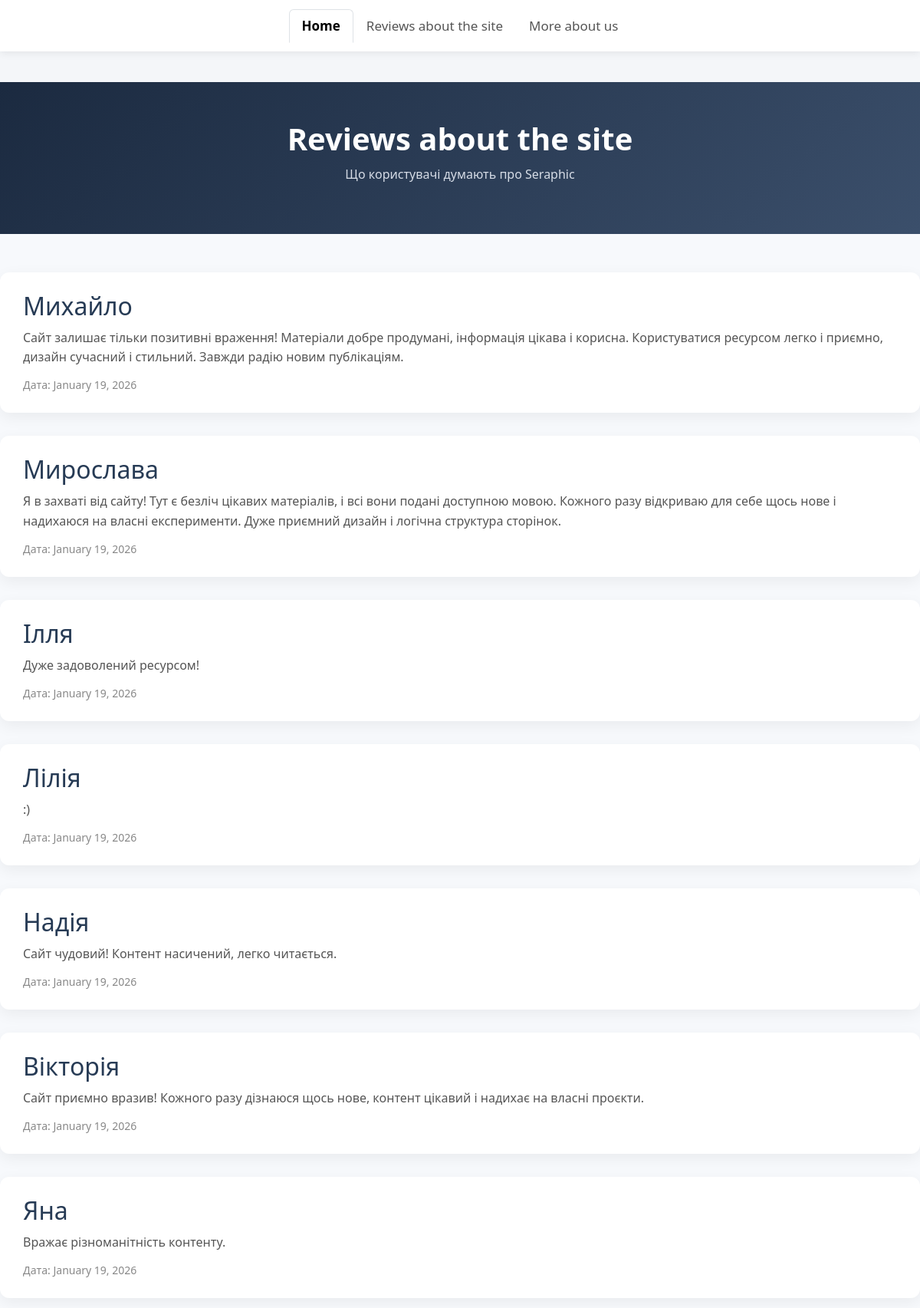
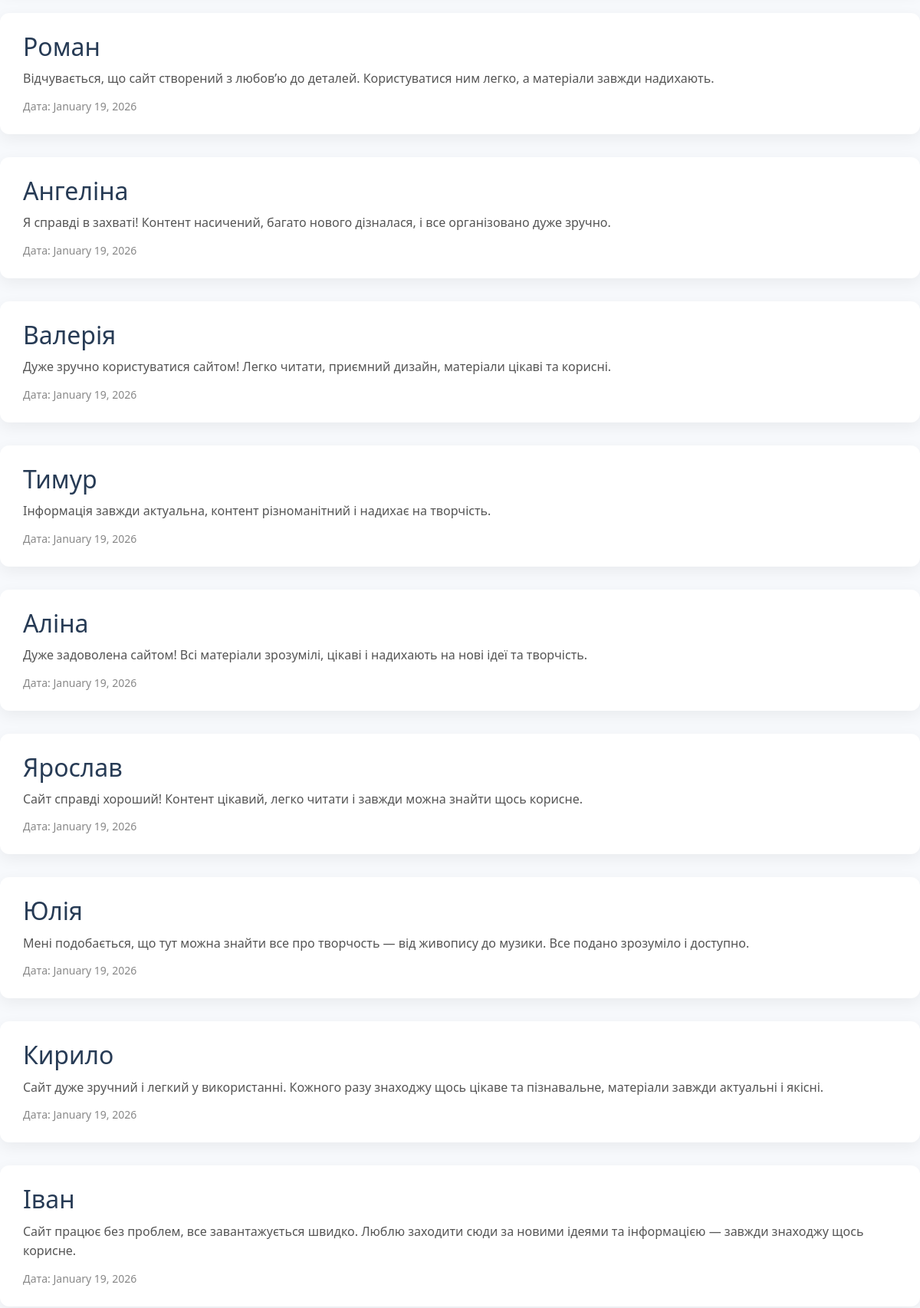
The app's page /reviews (upper part) with its own data (2 pictures, top to bottom).
### seraphic/models.py (models this page shows, shortened)
class Comment(models.Model):
    name = models.CharField(
        max_length=100,
        verbose_name="Ім'я"
    )
    email = models.EmailField(
        verbose_name="Email",
        blank=True
    )
    text = models.TextField(
        verbose_name="Коментар"
    )
    created_at = models.DateTimeField(
        auto_now_add=True,
        verbose_name="Дата"
    )
    class Meta:
        verbose_name = "Коментар"
        verbose_name_plural = "Коментарі"
        ordering = ['-created_at']

### seraphic/views.py (the view)
# urls.py: path('reviews', views.reviews, name='reviews')
def reviews(request):
    all_comments = Comment.objects.all().order_by('-created_at')
    context = {
        'comments': all_comments
    }
    return render(request, 'seraphic/reviews.html', context)

### seraphic/templates/seraphic/reviews.html (shortened to what this page needs)
<!doctype html>
<html lang="en">
  <head>
    <link href="https://cdn.jsdelivr.net/npm/bootstrap@5.3.8/dist/css/bootstrap.min.css" rel="stylesheet">
  </head>
  <body>
    <ul class="nav nav-tabs justify-content-center">
      <li class="nav-item">
        <a class="nav-link active" aria-current="page" href="{% url 'home' %}">Home</a>
      </li>
      <li class="nav-item">
        <a class="nav-link" href="{% url 'reviews' %}">Reviews about the site</a>
      </li>
      <li class="nav-item">
        <a class="nav-link" href="{% url 'about' %}">More about us</a>
      </li>
    </ul>
    <div class="reviews-page">
      <div class="reviews-header">
        <h1>Reviews about the site</h1>
        <p>Що користувачі думають про Seraphic</p>
      </div>
    <div class="comments">
      {% for comment in comments %}
        <article style="margin-bottom: 30px;">
          <h2 style="margin-bottom: 10px;">
            {{ comment.name }}
          </h2>
          <p style="margin-bottom: 10px;">
            {{ comment.text }}
          </p>
          <small>
            Дата: {{ comment.created_at|date:"F d, Y" }}
          </small>
        </article>
      {% empty %}
        <p style="text-align:center;">Наразі відгуків немає.</p>
      {% endfor %}
    </div>
    </div>
  </body>
</html>

### seraphic/templates/seraphic/reviews.html (style rules this page uses)
html, body { height: 100%; margin: 0; }
body { background: #f4f6f9; font-family: 'Segoe UI', Arial, sans-serif; display: flex; flex-direction: column; }
.nav-tabs { background: #ffffff; padding: 12px 20px; box-shadow: 0 2px 10px rgba(0,0,0,0.08); border-bottom: none; }
.nav-link { font-size: 17px; color: #555; }
.nav-link.active { color: #0d6efd; font-weight: 600; }
article { background: #ffffff; padding: 25px 30px; margin-bottom: 25px; border-radius: 12px; box-shadow: 0 6px 20px rgba(0,0,0,0.06); transition: transform 0.2s ease, box-shadow 0.2s ease; }
article h2 { margin-top: 0; color: #273b55; }
article p { color: #555; line-height: 1.6; }
article small { color: #888; }
.reviews-page { background: #f7f9fc; }
.reviews-header { background: linear-gradient(135deg, #1b2a40, #3b4f6b); color: #ffffff; padding: 50px 15px; text-align: center; margin-bottom:50px; }
.reviews-header h1 { margin: 0; font-weight: 600; }
.reviews-header p { margin-top: 10px; color: #d6dce6; }

### records on screen
Comment: name "Михайло", text "Сайт залишає тільки позитивні враження! Матеріали добре продумані, інформація цікава і корисна. Користуватися ресурсом легко і приємно, дизайн сучасний і стильний. Завжди радію новим публікаціям.", created_at "January 19, 2026"
Comment: name "Мирослава", text "Я в захваті від сайту! Тут є безліч цікавих матеріалів, і всі вони подані доступною мовою. Кожного разу відкриваю для себе щось нове і надихаюся на власні експерименти. Дуже приємний дизайн і логічна структура сторінок.", created_at "January 19, 2026"
Comment: name "Ілля", text "Дуже задоволений ресурсом!", created_at "January 19, 2026"
Comment: name "Лілія", text ":)", created_at "January 19, 2026"
Comment: name "Надія", text "Сайт чудовий! Контент насичений, легко читається.", created_at "January 19, 2026"
Comment: name "Вікторія", text "Сайт приємно вразив! Кожного разу дізнаюся щось нове, контент цікавий і надихає на власні проєкти.", created_at "January 19, 2026"
Comment: name "Яна", text "Вражає різноманітність контенту.", created_at "January 19, 2026"
Comment: name "Роман", text "Відчувається, що сайт створений з любов’ю до деталей. Користуватися ним легко, а матеріали завжди надихають.", created_at "January 19, 2026"
Comment: name "Ангеліна", text "Я справді в захваті! Контент насичений, багато нового дізналася, і все організовано дуже зручно.", created_at "January 19, 2026"
Comment: name "Валерія", text "Дуже зручно користуватися сайтом! Легко читати, приємний дизайн, матеріали цікаві та корисні.", created_at "January 19, 2026"
Comment: name "Тимур", text "Інформація завжди актуальна, контент різноманітний і надихає на творчість.", created_at "January 19, 2026"
Comment: name "Аліна", text "Дуже задоволена сайтом! Всі матеріали зрозумілі, цікаві і надихають на нові ідеї та творчість.", created_at "January 19, 2026"
Comment: name "Ярослав", text "Сайт справді хороший! Контент цікавий, легко читати і завжди можна знайти щось корисне.", created_at "January 19, 2026"
Comment: name "Юлія", text "Мені подобається, що тут можна знайти все про творчость — від живопису до музики. Все подано зрозуміло і доступно.", created_at "January 19, 2026"
Comment: name "Кирило", text "Сайт дуже зручний і легкий у використанні. Кожного разу знаходжу щось цікаве та пізнавальне, матеріали завжди актуальні і якісні.", created_at "January 19, 2026"
Comment: name "Іван", text "Сайт працює без проблем, все завантажується швидко. Люблю заходити сюди за новими ідеями та інформацією — завжди знаходжу щось корисне.", created_at "January 19, 2026"
